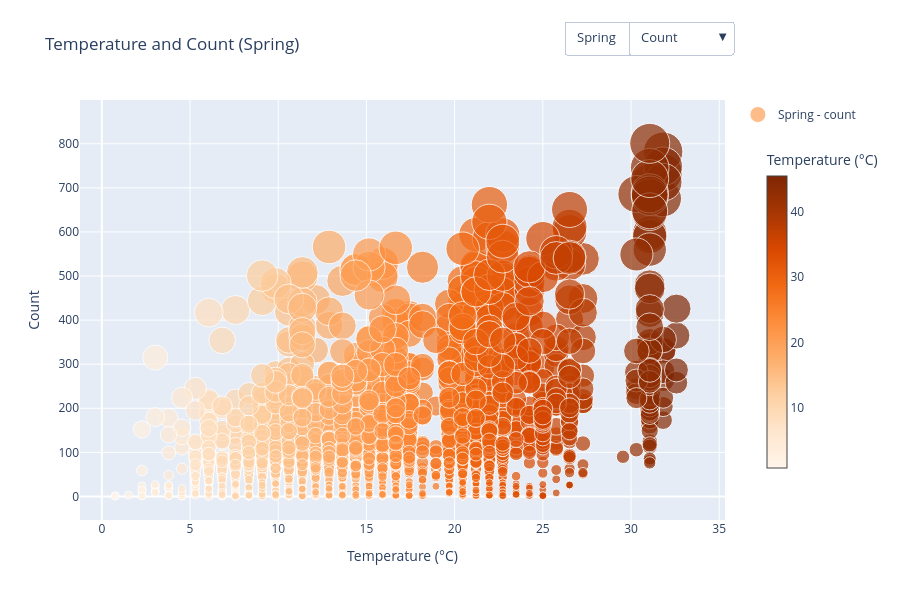

The notebook cell this image was saved under:
### Markdown cell above
### Interative Scatter Plot for Temperature and Humidity

### Code cell
#Dictionary for dropdown menu labels
season_labels = {1: "Spring", 2: "Summer", 3: "Fall", 4: "Winter"}
y_options = ["count", "registered", "casual"]

fig = go.Figure()

for y_col in y_options:
    for season, label in season_labels.items():
        df_season = df_eda[df_eda["season"] == season]
        fig.add_trace(
            go.Scatter(
                x=df_season["atemp"],
                y=df_season[y_col],
                mode="markers",
                marker=dict(
                    size=df_season["count"],
                    color=df_season["atemp"],
                    colorscale="oranges",
                    showscale=False,
                    sizemode="area",
                    sizeref=2.*max(df_season["count"])/40**2,
                    sizemin=4
                ),
                name=f"{label} - {y_col}",
                visible=True if (season==1 and y_col=="count") else False,
            )
        )

fig.add_trace(
    go.Scatter(
        x=[None],
        y=[None],
        mode="markers",
        marker=dict(
            colorscale="oranges",
            cmin=raw_df["atemp"].min(),
            cmax=raw_df["atemp"].max(),
            colorbar=dict(
                title="Temperature (°C)",
                thickness=20,
                len=0.8,
                x=1.05,
                y=0.5,
                yanchor="middle"
            ),
            showscale=True
        ),
        hoverinfo="none",
        showlegend=False
    )
)

fig.update_xaxes(title="Temperature (°C)")
fig.update_yaxes(title="Count")

#Dropdown 1: Season
season_buttons = []
for i, (season, label) in enumerate(season_labels.items()):
    visibility = []
    for y_col in y_options:
        for s in season_labels:
            visibility.append(s == season and y_col == "count")  
    visibility.append(True)  
    season_buttons.append(dict(
        label=label,
        method="update",
        args=[{"visible": visibility},
              {"title": f"Temperature and Count ({label})"}]
    ))
#Dropdown 2: Customer (y-axis)
y_buttons = []
for i, y_col in enumerate(y_options):
    visibility = []
    for y_opt in y_options:
        for s in season_labels:
            visibility.append(y_opt == y_col and s == 1)  
    visibility.append(True)  
    y_buttons.append(dict(
        label=y_col.capitalize(),
        method="update",
        args=[{"visible": visibility},
              {"yaxis": {"title": y_col.capitalize()},
               "title": f"Temperature and {y_col.capitalize()} (Spring)"}]
    ))

fig.update_layout(
    updatemenus=[
        dict(
            buttons=season_buttons,
            direction="down",
            showactive=True,
            x=0.75,
            xanchor="left",
            y=1.2,
            yanchor="top",
            pad={"r":5, "t":5},
            font={"size":13},
            active=0
        ),
        dict(
            buttons=y_buttons,
            direction="down",
            showactive=True,
            x=0.85,
            xanchor="left",
            y=1.2,
            yanchor="top",
            pad={"r":5, "t":5},
            font={"size":13},
            active=0
        )
    ],
    title="Temperature and Count (Spring)",
    height=600
)

fig.show()

### Figure 1 — Plotly figure (JSON) as saved in the notebook; plotly's stock layout.template omitted (floating-point values rounded to 4 significant figures; data arrays with more than 128 entries replaced by an {"elided": "..."} marker saying what was removed)
{"data": [{"marker": {"color": {"elided": "2686 float values"}, "colorscale": [[0, "rgb(255,245,235)"], [0.125, "rgb(254,230,206)"], [0.25, "rgb(253,208,162)"], [0.375, "rgb(253,174,107)"], [0.5, "rgb(253,141,60)"], [0.625, "rgb(241,105,19)"], [0.75, "rgb(217,72,1)"], [0.875, "rgb(166,54,3)"], [1, "rgb(127,39,4)"]], "showscale": false, "size": {"elided": "2686 int values"}, "sizemin": 4, "sizemode": "area", "sizeref": 1.001}, "mode": "markers", "name": "Spring - count", "type": "scatter", "visible": true, "x": {"elided": "2686 float values"}, "y": {"elided": "2686 int values"}}, {"marker": {"color": {"elided": "2733 float values"}, "colorscale": [[0, "rgb(255,245,235)"], [0.125, "rgb(254,230,206)"], [0.25, "rgb(253,208,162)"], [0.375, "rgb(253,174,107)"], [0.5, "rgb(253,141,60)"], [0.625, "rgb(241,105,19)"], [0.75, "rgb(217,72,1)"], [0.875, "rgb(166,54,3)"], [1, "rgb(127,39,4)"]], "showscale": false, "size": {"elided": "2733 int values"}, "sizemin": 4, "sizemode": "area", "sizeref": 1.091}, "mode": "markers", "name": "Summer - count", "type": "scatter", "visible": false, "x": {"elided": "2733 float values"}, "y": {"elided": "2733 int values"}}, {"marker": {"color": {"elided": "2733 float values"}, "colorscale": [[0, "rgb(255,245,235)"], [0.125, "rgb(254,230,206)"], [0.25, "rgb(253,208,162)"], [0.375, "rgb(253,174,107)"], [0.5, "rgb(253,141,60)"], [0.625, "rgb(241,105,19)"], [0.75, "rgb(217,72,1)"], [0.875, "rgb(166,54,3)"], [1, "rgb(127,39,4)"]], "showscale": false, "size": {"elided": "2733 int values"}, "sizemin": 4, "sizemode": "area", "sizeref": 1.221}, "mode": "markers", "name": "Fall - count", "type": "scatter", "visible": false, "x": {"elided": "2733 float values"}, "y": {"elided": "2733 int values"}}, {"marker": {"color": {"elided": "2734 float values"}, "colorscale": [[0, "rgb(255,245,235)"], [0.125, "rgb(254,230,206)"], [0.25, "rgb(253,208,162)"], [0.375, "rgb(253,174,107)"], [0.5, "rgb(253,141,60)"], [0.625, "rgb(241,105,19)"], [0.75, "rgb(217,72,1)"], [0.875, "rgb(166,54,3)"], [1, "rgb(127,39,4)"]], "showscale": false, "size": {"elided": "2734 int values"}, "sizemin": 4, "sizemode": "area", "sizeref": 1.185}, "mode": "markers", "name": "Winter - count", "type": "scatter", "visible": false, "x": {"elided": "2734 float values"}, "y": {"elided": "2734 int values"}}, {"marker": {"color": {"elided": "2686 float values"}, "colorscale": [[0, "rgb(255,245,235)"], [0.125, "rgb(254,230,206)"], [0.25, "rgb(253,208,162)"], [0.375, "rgb(253,174,107)"], [0.5, "rgb(253,141,60)"], [0.625, "rgb(241,105,19)"], [0.75, "rgb(217,72,1)"], [0.875, "rgb(166,54,3)"], [1, "rgb(127,39,4)"]], "showscale": false, "size": {"elided": "2686 int values"}, "sizemin": 4, "sizemode": "area", "sizeref": 1.001}, "mode": "markers", "name": "Spring - registered", "type": "scatter", "visible": false, "x": {"elided": "2686 float values"}, "y": {"elided": "2686 int values"}}, {"marker": {"color": {"elided": "2733 float values"}, "colorscale": [[0, "rgb(255,245,235)"], [0.125, "rgb(254,230,206)"], [0.25, "rgb(253,208,162)"], [0.375, "rgb(253,174,107)"], [0.5, "rgb(253,141,60)"], [0.625, "rgb(241,105,19)"], [0.75, "rgb(217,72,1)"], [0.875, "rgb(166,54,3)"], [1, "rgb(127,39,4)"]], "showscale": false, "size": {"elided": "2733 int values"}, "sizemin": 4, "sizemode": "area", "sizeref": 1.091}, "mode": "markers", "name": "Summer - registered", "type": "scatter", "visible": false, "x": {"elided": "2733 float values"}, "y": {"elided": "2733 int values"}}, {"marker": {"color": {"elided": "2733 float values"}, "colorscale": [[0, "rgb(255,245,235)"], [0.125, "rgb(254,230,206)"], [0.25, "rgb(253,208,162)"], [0.375, "rgb(253,174,107)"], [0.5, "rgb(253,141,60)"], [0.625, "rgb(241,105,19)"], [0.75, "rgb(217,72,1)"], [0.875, "rgb(166,54,3)"], [1, "rgb(127,39,4)"]], "showscale": false, "size": {"elided": "2733 int values"}, "sizemin": 4, "sizemode": "area", "sizeref": 1.221}, "mode": "markers", "name": "Fall - registered", "type": "scatter", "visible": false, "x": {"elided": "2733 float values"}, "y": {"elided": "2733 int values"}}, {"marker": {"color": {"elided": "2734 float values"}, "colorscale": [[0, "rgb(255,245,235)"], [0.125, "rgb(254,230,206)"], [0.25, "rgb(253,208,162)"], [0.375, "rgb(253,174,107)"], [0.5, "rgb(253,141,60)"], [0.625, "rgb(241,105,19)"], [0.75, "rgb(217,72,1)"], [0.875, "rgb(166,54,3)"], [1, "rgb(127,39,4)"]], "showscale": false, "size": {"elided": "2734 int values"}, "sizemin": 4, "sizemode": "area", "sizeref": 1.185}, "mode": "markers", "name": "Winter - registered", "type": "scatter", "visible": false, "x": {"elided": "2734 float values"}, "y": {"elided": "2734 int values"}}, {"marker": {"color": {"elided": "2686 float values"}, "colorscale": [[0, "rgb(255,245,235)"], [0.125, "rgb(254,230,206)"], [0.25, "rgb(253,208,162)"], [0.375, "rgb(253,174,107)"], [0.5, "rgb(253,141,60)"], [0.625, "rgb(241,105,19)"], [0.75, "rgb(217,72,1)"], [0.875, "rgb(166,54,3)"], [1, "rgb(127,39,4)"]], "showscale": false, "size": {"elided": "2686 int values"}, "sizemin": 4, "sizemode": "area", "sizeref": 1.001}, "mode": "markers", "name": "Spring - casual", "type": "scatter", "visible": false, "x": {"elided": "2686 float values"}, "y": {"elided": "2686 int values"}}, {"marker": {"color": {"elided": "2733 float values"}, "colorscale": [[0, "rgb(255,245,235)"], [0.125, "rgb(254,230,206)"], [0.25, "rgb(253,208,162)"], [0.375, "rgb(253,174,107)"], [0.5, "rgb(253,141,60)"], [0.625, "rgb(241,105,19)"], [0.75, "rgb(217,72,1)"], [0.875, "rgb(166,54,3)"], [1, "rgb(127,39,4)"]], "showscale": false, "size": {"elided": "2733 int values"}, "sizemin": 4, "sizemode": "area", "sizeref": 1.091}, "mode": "markers", "name": "Summer - casual", "type": "scatter", "visible": false, "x": {"elided": "2733 float values"}, "y": {"elided": "2733 int values"}}, {"marker": {"color": {"elided": "2733 float values"}, "colorscale": [[0, "rgb(255,245,235)"], [0.125, "rgb(254,230,206)"], [0.25, "rgb(253,208,162)"], [0.375, "rgb(253,174,107)"], [0.5, "rgb(253,141,60)"], [0.625, "rgb(241,105,19)"], [0.75, "rgb(217,72,1)"], [0.875, "rgb(166,54,3)"], [1, "rgb(127,39,4)"]], "showscale": false, "size": {"elided": "2733 int values"}, "sizemin": 4, "sizemode": "area", "sizeref": 1.221}, "mode": "markers", "name": "Fall - casual", "type": "scatter", "visible": false, "x": {"elided": "2733 float values"}, "y": {"elided": "2733 int values"}}, {"marker": {"color": {"elided": "2734 float values"}, "colorscale": [[0, "rgb(255,245,235)"], [0.125, "rgb(254,230,206)"], [0.25, "rgb(253,208,162)"], [0.375, "rgb(253,174,107)"], [0.5, "rgb(253,141,60)"], [0.625, "rgb(241,105,19)"], [0.75, "rgb(217,72,1)"], [0.875, "rgb(166,54,3)"], [1, "rgb(127,39,4)"]], "showscale": false, "size": {"elided": "2734 int values"}, "sizemin": 4, "sizemode": "area", "sizeref": 1.185}, "mode": "markers", "name": "Winter - casual", "type": "scatter", "visible": false, "x": {"elided": "2734 float values"}, "y": {"elided": "2734 int values"}}, {"hoverinfo": "none", "marker": {"cmax": 45.45, "cmin": 0.76, "colorbar": {"len": 0.8, "thickness": 20, "title": {"text": "Temperature (°C)"}, "x": 1.05, "y": 0.5, "yanchor": "middle"}, "colorscale": [[0, "rgb(255,245,235)"], [0.125, "rgb(254,230,206)"], [0.25, "rgb(253,208,162)"], [0.375, "rgb(253,174,107)"], [0.5, "rgb(253,141,60)"], [0.625, "rgb(241,105,19)"], [0.75, "rgb(217,72,1)"], [0.875, "rgb(166,54,3)"], [1, "rgb(127,39,4)"]], "showscale": true}, "mode": "markers", "showlegend": false, "type": "scatter", "x": [null], "y": [null]}], "layout": {"height": 600, "title": {"text": "Temperature and Count (Spring)"}, "updatemenus": [{"active": 0, "buttons": [{"args": [{"visible": [true, false, false, false, false, false, false, false, false, false, false, false, true]}, {"title": "Temperature and Count (Spring)"}], "label": "Spring", "method": "update"}, {"args": [{"visible": [false, true, false, false, false, false, false, false, false, false, false, false, true]}, {"title": "Temperature and Count (Summer)"}], "label": "Summer", "method": "update"}, {"args": [{"visible": [false, false, true, false, false, false, false, false, false, false, false, false, true]}, {"title": "Temperature and Count (Fall)"}], "label": "Fall", "method": "update"}, {"args": [{"visible": [false, false, false, true, false, false, false, false, false, false, false, false, true]}, {"title": "Temperature and Count (Winter)"}], "label": "Winter", "method": "update"}], "direction": "down", "font": {"size": 13}, "pad": {"r": 5, "t": 5}, "showactive": true, "x": 0.75, "xanchor": "left", "y": 1.2, "yanchor": "top"}, {"active": 0, "buttons": [{"args": [{"visible": [true, false, false, false, false, false, false, false, false, false, false, false, true]}, {"title": "Temperature and Count (Spring)", "yaxis": {"title": "Count"}}], "label": "Count", "method": "update"}, {"args": [{"visible": [false, false, false, false, true, false, false, false, false, false, false, false, true]}, {"title": "Temperature and Registered (Spring)", "yaxis": {"title": "Registered"}}], "label": "Registered", "method": "update"}, {"args": [{"visible": [false, false, false, false, false, false, false, false, true, false, false, false, true]}, {"title": "Temperature and Casual (Spring)", "yaxis": {"title": "Casual"}}], "label": "Casual", "method": "update"}], "direction": "down", "font": {"size": 13}, "pad": {"r": 5, "t": 5}, "showactive": true, "x": 0.85, "xanchor": "left", "y": 1.2, "yanchor": "top"}], "xaxis": {"title": {"text": "Temperature (°C)"}}, "yaxis": {"title": {"text": "Count"}}}}
